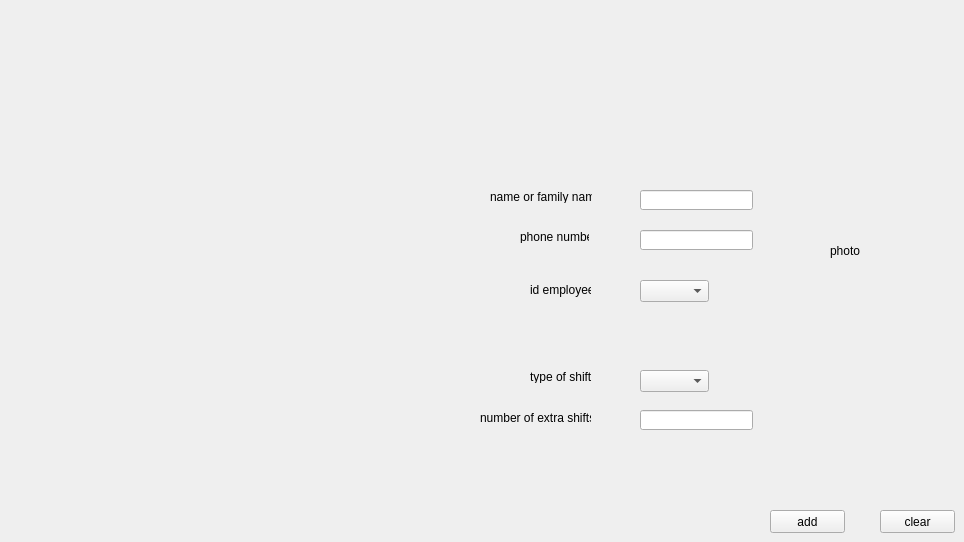
       <widget class="QWidget" name="tab_21">
        <attribute name="title">
         <string>add extra shifts</string>
        </attribute>
        <widget class="QPushButton" name="pushButton">
         <property name="geometry">
          <rect>
           <x>770</x>
           <y>510</y>
           <width>75</width>
           <height>23</height>
          </rect>
         </property>
         <property name="text">
          <string>add</string>
         </property>
        </widget>
        <widget class="QLineEdit" name="lineEdit_3">
         <property name="geometry">
          <rect>
           <x>640</x>
           <y>230</y>
           <width>113</width>
           <height>20</height>
          </rect>
         </property>
        </widget>
        <widget class="QLabel" name="label_5">
         <property name="geometry">
          <rect>
           <x>830</x>
           <y>190</y>
           <width>101</width>
           <height>121</height>
          </rect>
         </property>
         <property name="text">
          <string>photo</string>
         </property>
        </widget>
        <widget class="QLabel" name="label_8">
         <property name="geometry">
          <rect>
           <x>480</x>
           <y>410</y>
           <width>111</width>
           <height>16</height>
          </rect>
         </property>
         <property name="text">
          <string>number of extra shifts</string>
         </property>
        </widget>
        <widget class="QLabel" name="label_6">
         <property name="geometry">
          <rect>
           <x>520</x>
           <y>230</y>
           <width>69</width>
           <height>13</height>
          </rect>
         </property>
         <property name="text">
          <string>phone number</string>
         </property>
        </widget>
        <widget class="QLabel" name="label_2">
         <property name="geometry">
          <rect>
           <x>490</x>
           <y>190</y>
           <width>102</width>
           <height>13</height>
          </rect>
         </property>
         <property name="text">
          <string>name or family name </string>
         </property>
        </widget>
        <widget class="QLineEdit" name="lineEdit">
         <property name="geometry">
          <rect>
           <x>640</x>
           <y>190</y>
           <width>113</width>
           <height>20</height>
          </rect>
         </property>
        </widget>
        <widget class="QPushButton" name="pushButton_2">
         <property name="geometry">
          <rect>
           <x>880</x>
           <y>510</y>
           <width>75</width>
           <height>23</height>
          </rect>
         </property>
         <property name="text">
          <string>clear</string>
         </property>
        </widget>
        <widget class="QLabel" name="label_7">
         <property name="geometry">
          <rect>
           <x>530</x>
           <y>370</y>
           <width>102</width>
           <height>13</height>
          </rect>
         </property>
         <property name="text">
          <string>type of shift</string>
         </property>
        </widget>
        <widget class="QComboBox" name="comboBox">
         <property name="geometry">
          <rect>
           <x>640</x>
           <y>280</y>
           <width>69</width>
           <height>22</height>
          </rect>
         </property>
        </widget>
        <widget class="QLineEdit" name="lineEdit_5">
         <property name="geometry">
          <rect>
           <x>640</x>
           <y>410</y>
           <width>113</width>
           <height>20</height>
          </rect>
         </property>
        </widget>
        <widget class="QLabel" name="label">
         <property name="geometry">
          <rect>
           <x>530</x>
           <y>280</y>
           <width>61</width>
           <height>20</height>
          </rect>
         </property>
         <property name="text">
          <string>id employee</string>
         </property>
        </widget>
        <widget class="QComboBox" name="comboBox_3">
         <property name="geometry">
          <rect>
           <x>640</x>
           <y>370</y>
           <width>69</width>
           <height>22</height>
          </rect>
         </property>
        </widget>
       </widget>
